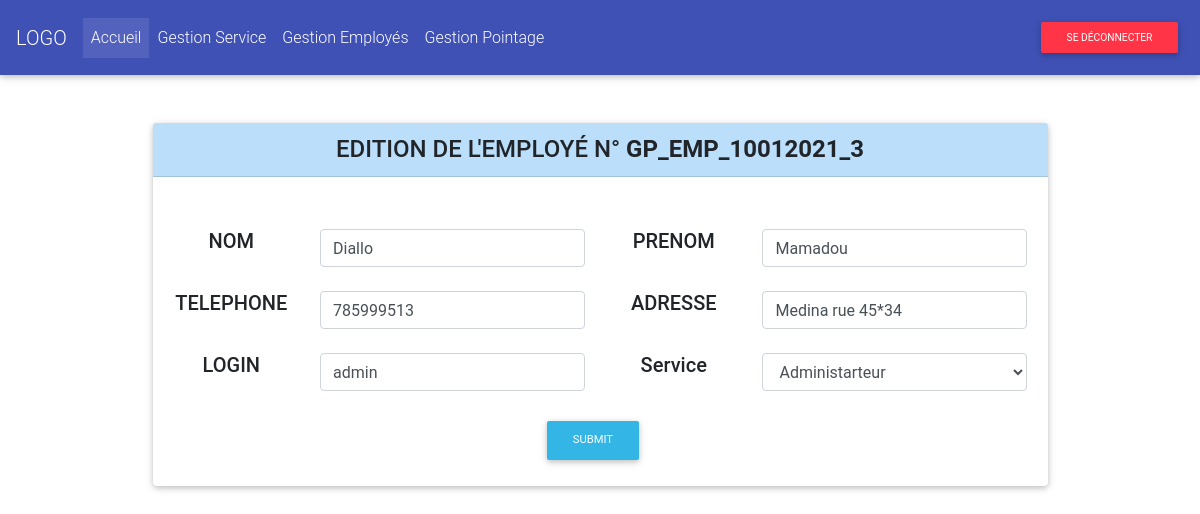
Page /accueil.php?p=modifierEmploye&idE=3 (signed in) on the committed database.
### tables this page shows
CREATE TABLE `employe` (
  `idEmploye` int(11) NOT NULL,
  `nomEmp` varchar(100) NOT NULL,
  `prenomEmp` varchar(100) NOT NULL,
  `adresseEmp` varchar(100) NOT NULL,
  `telEmp` varchar(100) NOT NULL,
  `idServiceS` int(11) NOT NULL,
  `login` varchar(255) NOT NULL,
  `mdp` varchar(255) NOT NULL,
  `numeroEmp` varchar(255) NOT NULL
);

### models/employeBD.php (called while the page is built, shortened)
<?php
   require_once 'bdd.php';
function findEmployeById($id){
    global $db;
    $req = "SELECT * FROM employe, service WHERE idServiceS = idService
    AND idEmploye = $id";
    return $db->query($req)->fetch();
}

### models/serviceBD.php (called while the page is built, shortened)
<?php
    require_once 'bdd.php';
    function getServices(){
        $req = "SELECT * FROM service ORDER BY idService";
        global $db;
        return $db->query($req)->fetchAll();
    }

### views/employe/updateEmploye.php (the view, shortened to what this page needs)
<div class="container mt-5">
    <div class="col-md-10 offset-1">
        <div class="card">
            <div class="card-header blue lighten-4 text-center text-uppercase h4">
                edition de l'employé N° <b><?= $employeAModifier['numeroEmp'] ?></b>
            </div>
            <div class="card-body">
                <form action="" method="post">
                    <div class="row mt-4">
                        <div class="col-md-2 text-center">
                            <label for="nom" class="h5">NOM</label>
                        </div>
                        <div class="col-md-4">
                            <input type="text" value="<?= $employeAModifier['nomEmp'] ?>" class="form-control" name="nom">
                        </div>
                        <div class="col-md-2 text-center">
                            <label for="prenom" class="h5">PRENOM</label>
                        </div>
                        <div class="col-md-4">
                            <input value="<?= $employeAModifier['prenomEmp'] ?>" type="text" class="form-control" name="prenom">
                        </div>
                    </div>
                    <div class="row mt-4">
                        <div class="col-md-2 text-center">
                            <label for="tel" class="h5">TELEPHONE</label>
                        </div>
                        <div class="col-md-4">
                            <input value="<?= $employeAModifier['telEmp'] ?>" type="text" class="form-control" name="tel">
                        </div>
                        <div class="col-md-2 text-center">
                            <label for="adresse" class="h5">ADRESSE</label>
                        </div>
                        <div class="col-md-4">
                            <input value="<?= $employeAModifier['adresseEmp'] ?>" type="text" class="form-control" name="adresse">
                        </div>
                    </div>
                    <div class="row mt-4">
                        <div class="col-md-2 text-center">
                            <label for="login" class="h5">LOGIN</label>
                        </div>
                        <div class="col-md-4">
                            <input value="<?= $employeAModifier['login'] ?>" type="text" class="form-control" name="login">
                        </div>
                        <div class="col-md-2 text-center">
                            <label for="service" class="h5">Service</label>
                        </div>
                        <div class="col-md-4">
                            <select name="service" class="form-control">
                                <?php
                                foreach ($services as $s){
                                    ?>
                                    <option <?= ($s['idService']==$employeAModifier['idService']) ? 'selected' : ''  ?> value="<?= $s['idService'] ?>"><?= $s['nomService'] ?></option>
                                <?php }
                                ?>
                            </select>
                        </div>
                    </div>
                    <div class="row">
                        <div class="col-md-4 offset-5 mt-4">
                            <input type="submit" name="btnAddEmploye" class="btn btn-md btn-info">
                        </div>
                    </div>
                </form>
            </div>
        </div>
    </div>
</div>

### rows in the picture
employe: numeroEmp "GP_EMP_10012021_3", nom "Diallo", prenom "Mamadou", tel "785999513", adresse "Medina rue 45*34", login "admin"

### other values in the picture
form field service "Administarteur"
